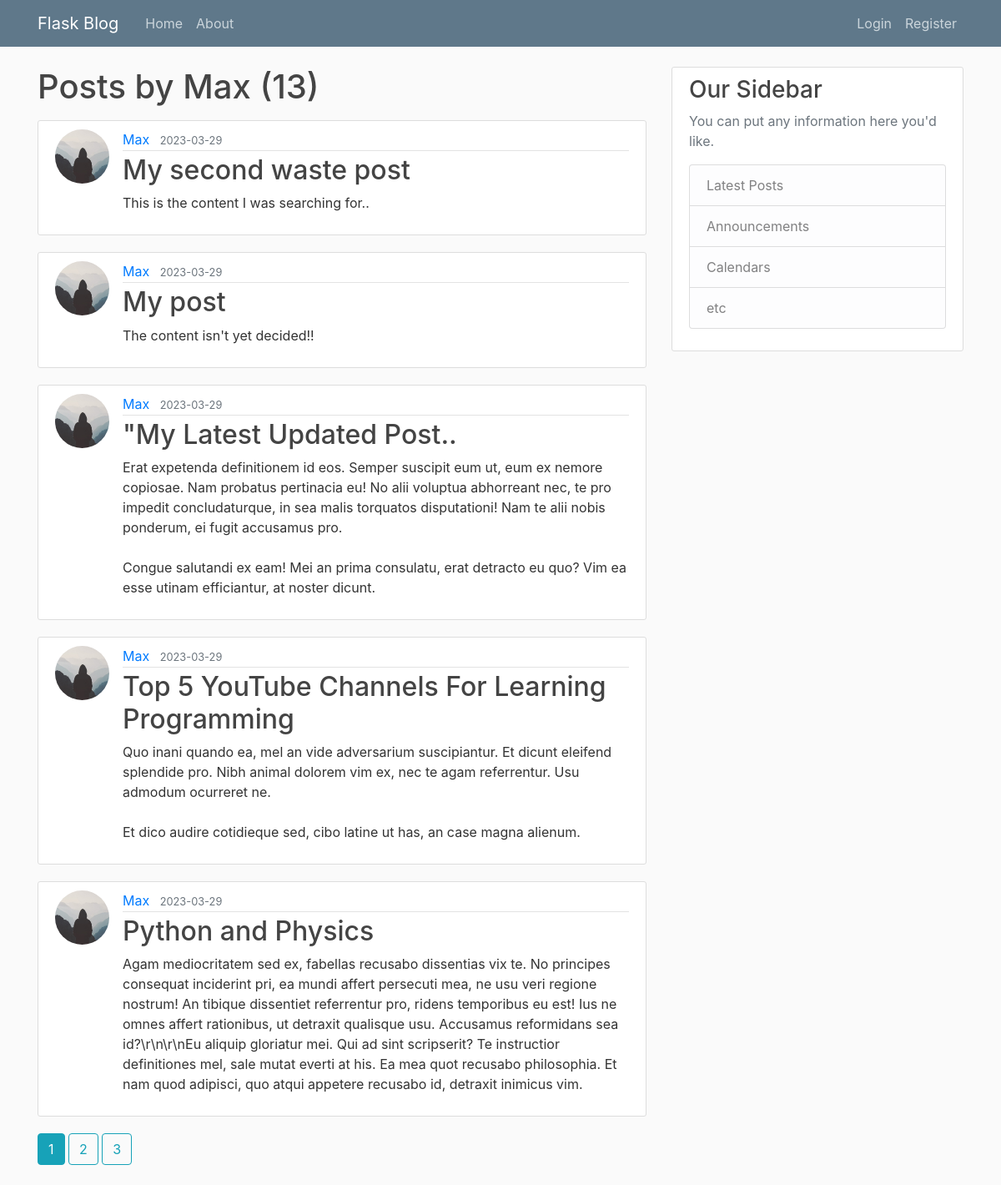
The app's page /user/Max with its own data.
### flaskblog/models.py (models this page shows, shortened)
class User(db.Model, UserMixin):
    id = db.Column(db.Integer, primary_key = True)
    username = db.Column(db.String(20), unique = True, nullable = False)
    email = db.Column(db.String(120), unique = True, nullable = False)
    image_file = db.Column(db.String(20), nullable = False, default = 'default.jpg')
    password = db.Column(db.String(60), nullable = False)
    posts = db.relationship('Post', backref = 'author', lazy = True)

class Post(db.Model):
    id = db.Column(db.Integer, primary_key = True)
    title = db.Column(db.String(100), nullable = False)
    date_posted = db.Column(db.DateTime, nullable = False,default = datetime.utcnow)
    content = db.Column(db.Text, nullable = False)
    user_id = db.Column(db.Integer, db.ForeignKey('user.id'), nullable = False)

### flaskblog/users/routes.py (the view)
@users.route("/user/<string:username>")
def user_posts(username):
    page = request.args.get('page', 1, type=int)
    user = User.query.filter_by(username = username).first_or_404()
    posts = Post.query.filter_by(author = user).order_by(Post.date_posted.desc()).paginate(page=page, per_page=5)
    return render_template('user_posts.html', posts=posts, user=user)

### flaskblog/templates/user_posts.html
{% extends "layout.html" %}
{% block content %}
    <h1 class="mb-3">Posts by {{ user.username }} ({{ posts.total }})</h1>
    {% for post in posts.items %}
    <article class="media content-section">
      <img class="rounded-circle article-img" src="{{ url_for('static', filename='profile_pics/' + post.author.image_file) }}">
      <div class="media-body">
        <div class="article-metadata">
          <a class="mr-2" href="{{ url_for('users.user_posts', username=post.author.username) }}">{{ post.author.username }}</a>
          <small class="text-muted">{{ post.date_posted.strftime('%Y-%m-%d') }}</small>
        </div>
        <h2><a class="article-title" href="{{ url_for('posts.post', post_id=post.id) }}">{{ post.title }}</a></h2>
        <p class="article-content">{{ post.content }}</p>
      </div>
    </article>
    {% endfor %}
    {% for page_num in posts.iter_pages(left_edge=1, right_edge=1, left_current=1, right_current=1) %}
      {% if page_num %}
        {% if posts.page == page_num %}
          <a class="btn btn-info mb-4" href="{{ url_for('users.user_posts', username = user.username, page=page_num) }}">{{ page_num }}</a>
        {% else %}
          <a class="btn btn-outline-info mb-4" href="{{ url_for('users.user_posts', username = user.username, page=page_num) }}">{{ page_num }}</a>
        {% endif %}
      {% else %}
        ...
      {% endif %}
    {% endfor %}
{% endblock content %}

### flaskblog/static/main.css (style rules this page uses)
body { background: #fafafa; color: #333333; margin-top: 5rem; }
h1, h2, h3, h4, h5, h6 { color: #444444; }
.content-section { background: #ffffff; padding: 10px 20px; border: 1px solid #dddddd; border-radius: 3px; margin-bottom: 20px; }
.article-title { color: #444444; }
.article-content { white-space: pre-line; }
.article-img { height: 65px; width: 65px; margin-right: 16px; }
.article-metadata { padding-bottom: 1px; margin-bottom: 4px; border-bottom: 1px solid #e3e3e3; }

### records on screen
User: username "Max"
Post: image_file (placeholder picture), author.username "Max", date_posted "2023-03-29", title "My second waste post", content "This is the content I was searching for.."
Post: image_file (placeholder picture), author.username "Max", date_posted "2023-03-29", title "My post", content "The content isn't yet decided!!"
Post: image_file (placeholder picture), author.username "Max", date_posted "2023-03-29", title "\"My Latest Updated Post..", content "Erat expetenda definitionem id eos. Semper suscipit eum ut, eum ex nemore copiosae. Nam probatus pertinacia eu! No alii voluptua abhorreant nec, te pro impedit concludaturque, in sea malis torquatos disputationi! Nam te alii nobis ponderum, ei fugit accusamus pro. Congue salutandi ex eam! Mei an prima consulatu, erat detracto eu quo? Vim ea esse utinam efficiantur, at noster dicunt."
Post: image_file (placeholder picture), author.username "Max", date_posted "2023-03-29", title "Top 5 YouTube Channels For Learning Programming", content "Quo inani quando ea, mel an vide adversarium suscipiantur. Et dicunt eleifend splendide pro. Nibh animal dolorem vim ex, nec te agam referrentur. Usu admodum ocurreret ne. Et dico audire cotidieque sed, cibo latine ut has, an case magna alienum."
Post: image_file (placeholder picture), author.username "Max", date_posted "2023-03-29", title "Python and Physics", content "Agam mediocritatem sed ex, fabellas recusabo dissentias vix te. No principes consequat inciderint pri, ea mundi affert persecuti mea, ne usu veri regione nostrum! An tibique dissentiet referrentur pro, ridens temporibus eu est! Ius ne omnes affert rationibus, ut detraxit qualisque usu. Accusamus reformidans sea id?\\r\\n\\r\\nEu aliquip gloriatur mei. Qui ad sint scripserit? Te instructior definitiones mel, sale mutat everti at his. Ea mea quot recusabo philosophia. Et nam quod adipisci, quo atqui appetere recusabo id, detraxit inimicus vim."

### other values on screen
{{ posts.total }} "13"
{{ page_num }} "1"
{{ page_num }} "2" "3"
